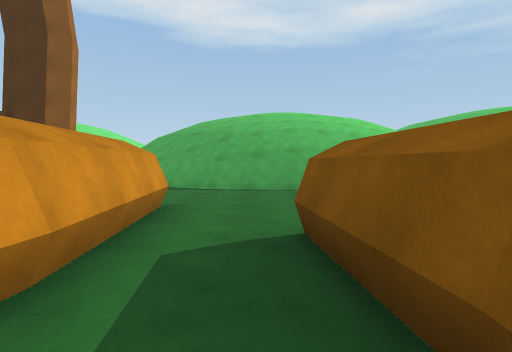
View 1 (above)

21 first-person views from a walk through a scene from a Unity 3-D project. The camera is 1.2 m above the floor, tilts 2° down and sees 80° across. The floor is counted in squares, 2 m on a side. Each view is taken from the middle of a square. On the plan, view 1 faces up. The plan holds only what a view shows up to about 9 squares ahead; the rest is blank. The place goes on beyond the plan. The player character is not drawn. Surface patterns are stand-ins for the level's own textures.

View 2
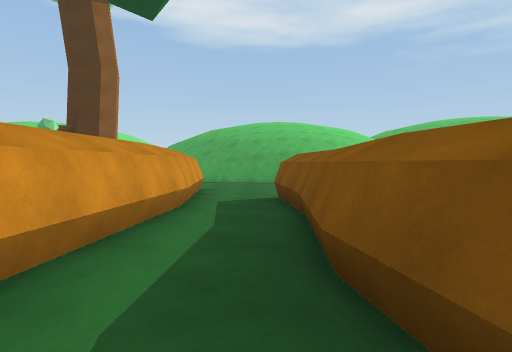

View 3
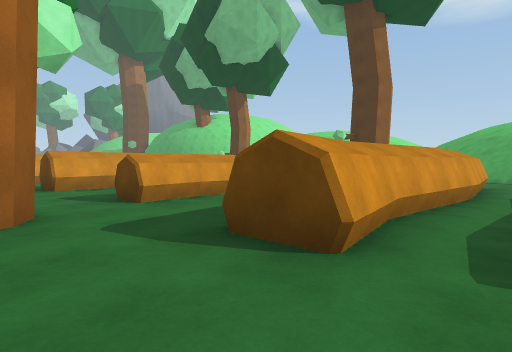

View 4
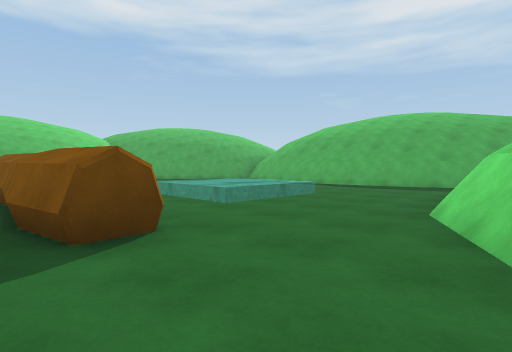

View 5
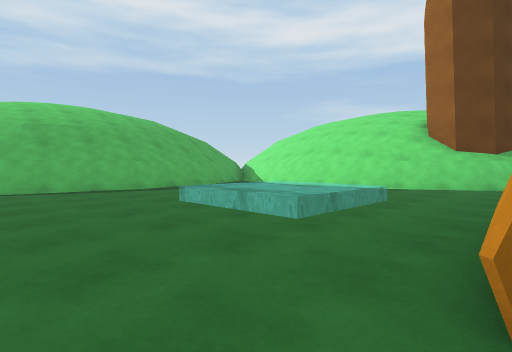

View 6
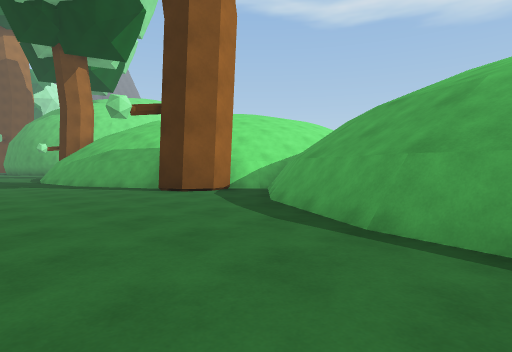

View 7
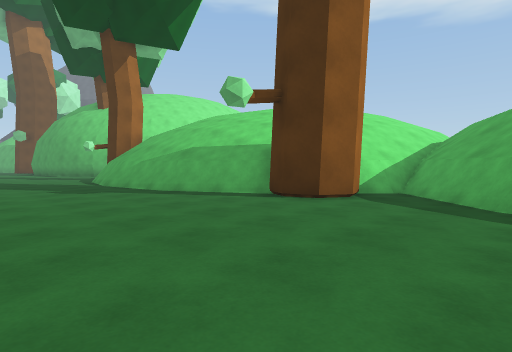

View 8
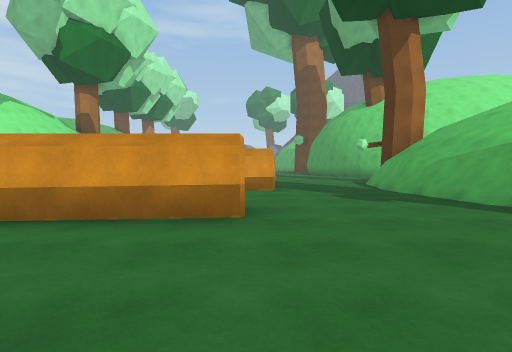

View 9
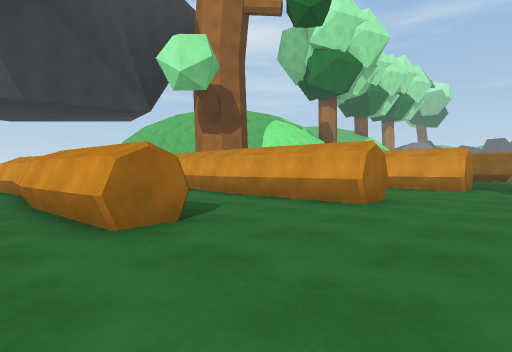

View 10
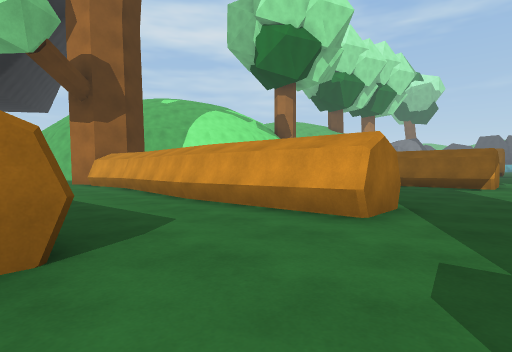

View 11
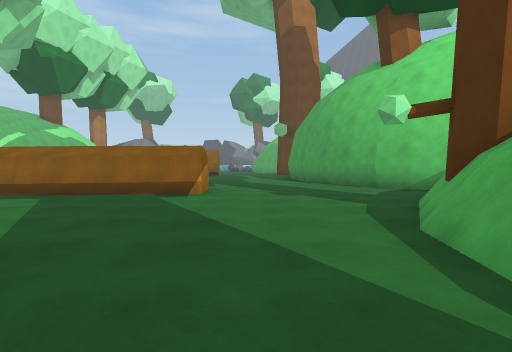

View 12
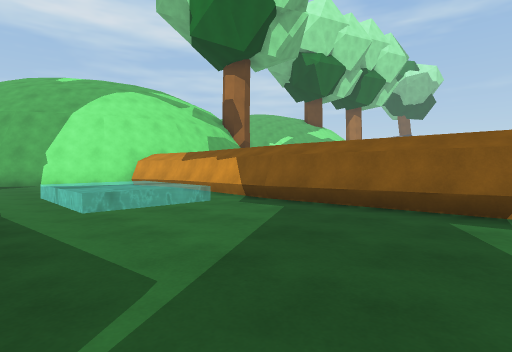

View 13
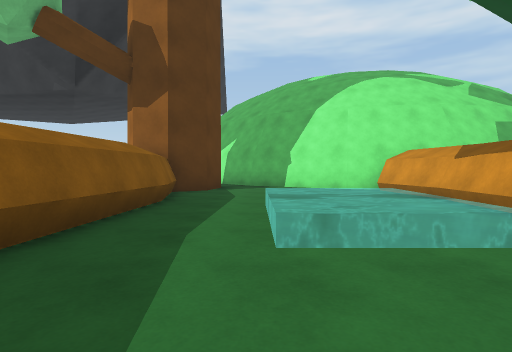

View 14
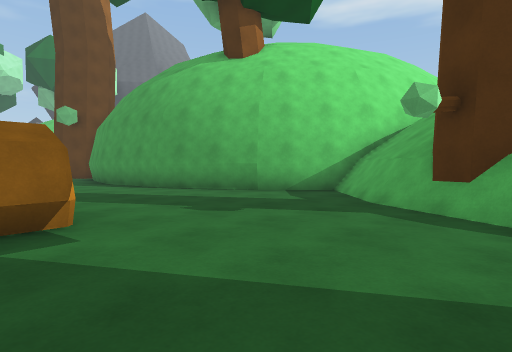

View 15
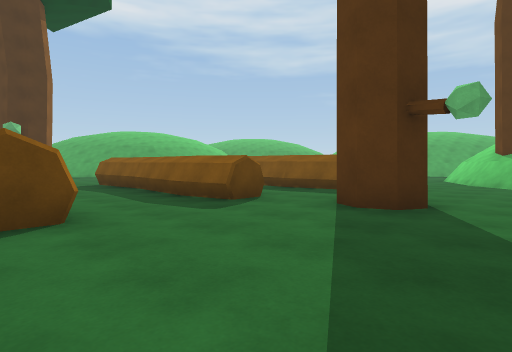

View 16
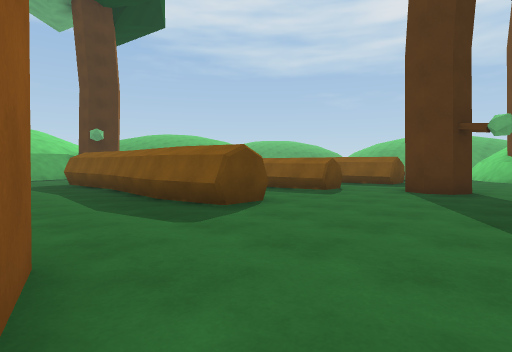

View 17
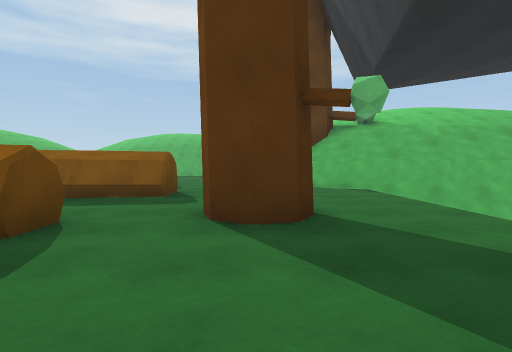

View 18
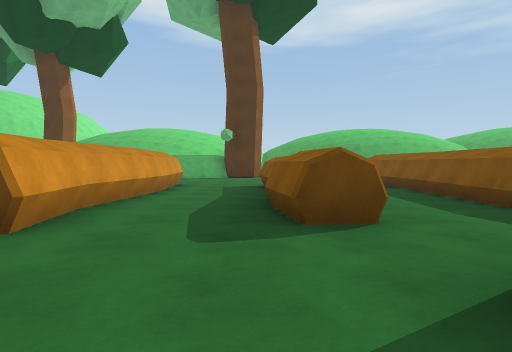

View 19
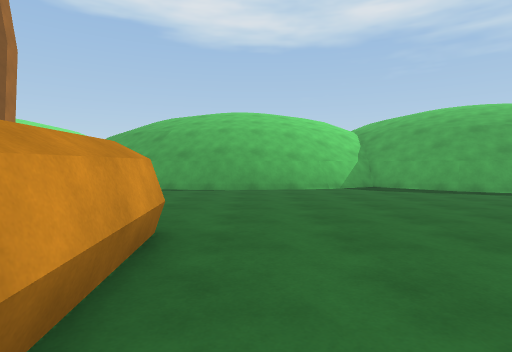

View 20
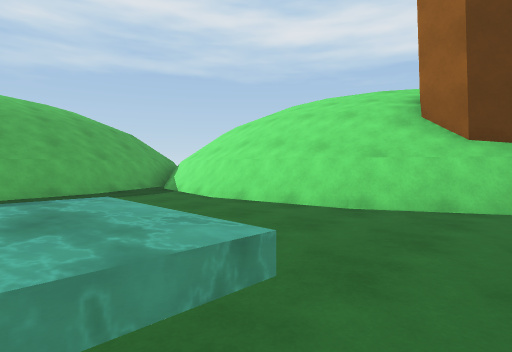

View 21
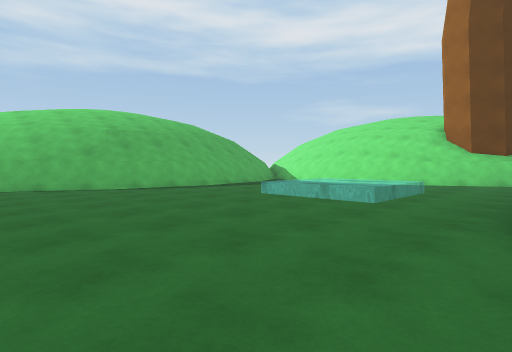

### Floor plan
Key: @ floor where view 1 was taken; # wall or solid block; . floor; ~ water the walk can cross; ^ raised ledge; v drop or lower ground.
Columns run from 22 left of view 1 to 10 right of it. Each row starts with its distance up from view 1.
 11   ###           ###
 10  ##.##          #.##
  9 ##...###     ####..###    ###
  8 .......#######.......######.##
  7 .............................##
  6 ..............................
  5  ...............................#
  4    #.....##.........#...........#
  3    #..... #..#...#. #..........##
  2    ##.... #..#...#..##.^.......#
  1     #....##..#...#..##.^..~~...#
  0    ##~~..##..#...#..#^@^..~~...#
 -1    #.~~..##..#...^..#..^..~~...#
 -2    #.....##..#..^^..#..^.......##
 -3    #.  ..##..#...^..##..........#
 -4    ##  ..#................#######
 -5     ##..###.......#.....###     #
 -6      #### .............##
 -7           ............##
 -8                      v#
 -9                      ##

Where each view was taken, in squares from view 1:
view 1: 0 up, 0 right, facing up
view 2: 3 down, 0 right, facing up
view 3: 5 down, 0 right, facing up-left
view 4: 5 down, 0 right, facing up-right
view 5: 4 up, 1 right, facing down-right
view 6: 5 up, 0 right, facing up-left
view 7: 4 up, 3 left, facing up-left
view 8: 4 up, 5 left, facing left
view 9: 6 up, 4 left, facing down-left
view 10: 6 up, 9 left, facing down-left
view 11: 6 up, 12 left, facing left
view 12: 5 up, 14 left, facing down-left
view 13: 3 up, 15 left, facing down
view 14: 4 up, 15 left, facing up-left
view 15: 7 down, 9 left, facing up-right
view 16: 7 down, 12 left, facing up-right
view 17: 5 down, 8 left, facing right
view 18: 6 down, 6 left, facing up
view 19: 0 up, 2 right, facing up
view 20: 0 up, 2 right, facing down-right
view 21: 6 up, 1 right, facing down-right
